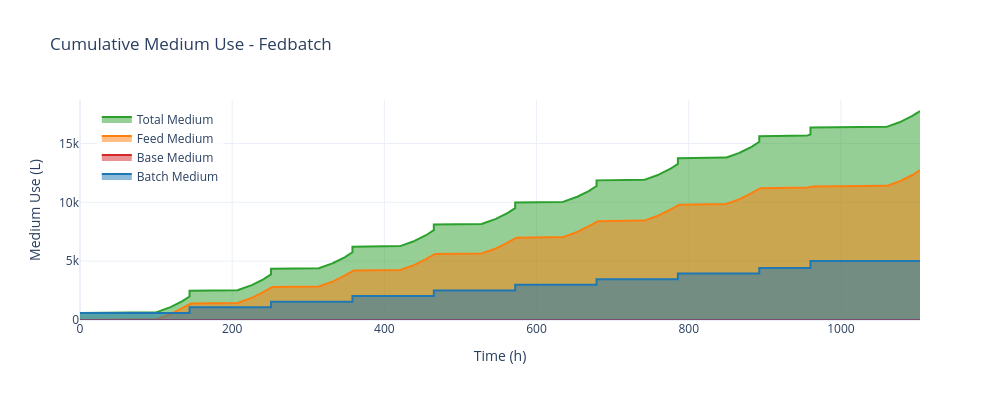

Here is the notebook cell this chart was saved with:
### Markdown cell above
## 4. Plot Cumulative Medium Use

Visualize total medium consumption (batch + feed).

### Code cell
# Plot cumulative medium use for all batches
fig_medium = plot_simulation_cumulative_medium_use(sim, max_batches=10)
fig_medium.show()

# Alternative: using the data object method
# fig_medium = sim.data.plot_cumulative_medium_use(max_batches=10)
# fig_medium.show()

### Figure 1 — Plotly figure (JSON) as saved in the notebook; plotly's stock layout.template omitted (floating-point values rounded to 4 significant figures; data arrays with more than 128 entries replaced by an {"elided": "..."} marker saying what was removed)
{"data": [{"fill": "tozeroy", "hovertemplate": "Time: %{x:.1f} h<br>Total Medium: %{y:.2f} L<extra></extra>", "line": {"color": "#2ca02c", "width": 2}, "mode": "lines", "name": "Total Medium", "type": "scatter", "x": {"elided": "1372 float values"}, "y": {"elided": "1372 float values"}}, {"fill": "tozeroy", "hovertemplate": "Time: %{x:.1f} h<br>Feed Medium: %{y:.2f} L<extra></extra>", "line": {"color": "#ff7f0e", "width": 2}, "mode": "lines", "name": "Feed Medium", "type": "scatter", "x": {"elided": "1372 float values"}, "y": {"elided": "1372 float values"}}, {"fill": "tozeroy", "hovertemplate": "Time: %{x:.1f} h<br>Base Medium: %{y:.2f} L<extra></extra>", "line": {"color": "#d62728", "width": 2}, "mode": "lines", "name": "Base Medium", "type": "scatter", "x": {"elided": "1372 float values"}, "y": {"elided": "1372 int values"}}, {"fill": "tozeroy", "hovertemplate": "Time: %{x:.1f} h<br>Batch Medium: %{y:.2f} L<extra></extra>", "line": {"color": "#1f77b4", "width": 2}, "mode": "lines", "name": "Batch Medium", "type": "scatter", "x": {"elided": "1372 float values"}, "y": {"elided": "1372 float values"}}], "layout": {"font": {"size": 12}, "height": 400, "legend": {"bgcolor": "rgba(255,255,255,0.8)", "x": 0.02, "y": 0.98}, "showlegend": true, "title": {"text": "Cumulative Medium Use - Fedbatch"}, "width": 1000, "xaxis": {"title": {"text": "Time (h)"}}, "yaxis": {"title": {"text": "Medium Use (L)"}}}}
